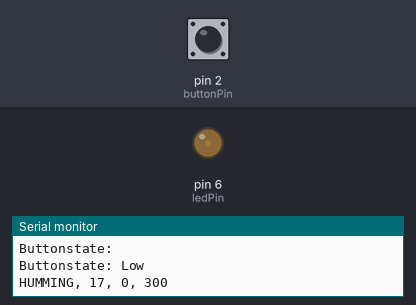
Recording of a sketch running on a simulated Arduino Uno, built with avr-gcc and run on an emulated ATmega328P. Parts: output pins drawn as LEDs (lit = HIGH), the last lines printed to the serial monitor. The inputs (shaded band) are chosen by the test bench; at power-on: pin 2 (buttonPin) LOW.

Above: at 1.2 s.
1.3 s: pin 2 (buttonPin) pulled HIGH for 0.15 s
At 1.8 s:
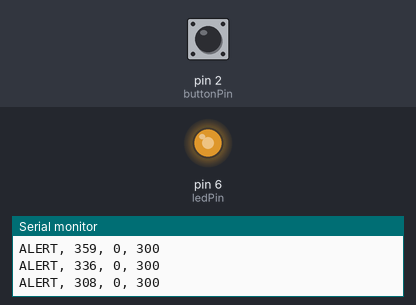
4.4 s: pin 2 (buttonPin) pulled HIGH for 1 s
8.4 s: pin 2 (buttonPin) pulled HIGH for 1 s
12.4 s: pin 2 (buttonPin) pulled HIGH for 0.15 s
15.5 s: pin 2 (buttonPin) driven HIGH
18.5 s: pin 2 (buttonPin) driven LOW
At 22.0 s:
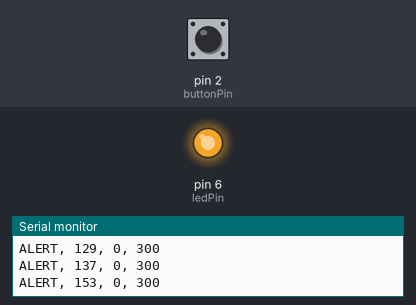
Timing chart, 0 to 22.5 s (numbered marks = the images above; inputs shaded):
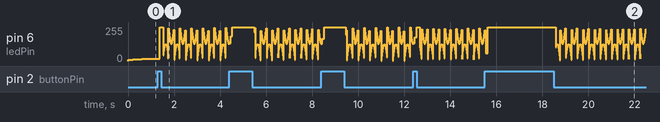

The sketch:

running_sketch.ino
```cpp
enum ledStates {ALERT, DETECTION, HUMMING, INCREASE, DECREASE, STAY, WAVE, OFF, ON}; // Here we make nicknames for the different states our program supports.
enum ledStates ledState; // We define 'ledState' as type ledStates'
enum ledStates previousLedState = ledState;

unsigned long startMillis;  //some global variables available anywhere in the program
unsigned long currentMillis;

int brightness = 0; // our main variable for setting the brightness of the LED
float velocity = 1.0; // the speed at which we change the brightness.
const int ledPin = 6; // we use pin 9 for PWM
const int buttonPin = 2;
int buttonState = 0;
int p = 0; // use to keep track how often we plot
int plotFrequency = 3; // how often we plot, every Nth time.

void setup() {
  // put your setup code here, to run once:
  pinMode(ledPin, OUTPUT); // set ledPin as an output.
  pinMode(buttonPin, INPUT);
  ledState = HUMMING;
  Serial.begin(9600); // initiate the Serial monitor so we can use the Serial Plotter to graph our patterns
}

void loop() {
  // put your main code here, to run repeatedly:
  compose();
  delay(5);
  buttonState = digitalRead(buttonPin);
  analogWrite(ledPin, brightness);
  currentMillis = millis(); //store the current time since the program started
  //Serial.println("Buttonstate: " + buttonState);
  //Serial.print(buttonState);


  Serial.println("Buttonstate: " + buttonState);
    if (buttonState == HIGH) {
    // turn LED on:
      Serial.println("Buttonstate: High");
  } else {
    // turn LED off:
      Serial.println("Buttonstate: Low");
  }

}

void compose() {
  // this is a state machine which allows us to decouple the various operations from timed loops.
  // instead we just switch from state to state when particular conditions are met.
  // we switch states by calling the changeState() function.

  switch (ledState){

  case INCREASE:
    brightness = increase_brightness(brightness, 1);

    plot("INCREASING", brightness);

    if (brightness > 250){
      //ledState = WAVE;
      changeState(WAVE);
      }
    break;

  case DECREASE:
    brightness = decrease_brightness(brightness, 0.5);
    plot("DECREASING", brightness);
      if (brightness == 0){
      changeState(OFF);
      }
     break;

  case WAVE:
    plot("WAVE", brightness);

    brightness = sinewave(1000,256,0); // you can tweak the parameters of the sinewave
    analogWrite(ledPin, brightness);

    if (currentMillis - startMillis >= 5000){ //change state after 5 secs by comparing the time elapsed since we last change state
      changeState(DECREASE);
      }
    break;

  case STAY:
    plot("STAY", brightness);
    brightness = brightness;
    break;

  case ON:
    plot("ON", brightness);
    brightness = 255;
    break;

  case OFF:
    plot("OFF", brightness);
    brightness = 0;
    if (currentMillis - startMillis >= 1000){
      changeState(INCREASE);
      }
    break;

  case HUMMING:
    if(buttonState == 1){
      changeState(DETECTION);
      } else {
      Serial.println("");
      wavyshine();
      }
    break;

  case DETECTION:
      Serial.println("DETECTION");
      brightness = 255;
      plot("DETECTION", brightness);
      changeState(ALERT);
      break;

  case ALERT:
    if(buttonState == 1) {
      changeState(DETECTION);
      } else {
      Serial.println("ALERT");
      doForMs(5000, alert);
      changeState(HUMMING);
      }
      break;
  }
}

void alert(){ //testing
  if(buttonState == 1) {
    Serial.println("NEW ALERT!!!");
    changeState(DETECTION);
    }
  brightness = sinewave(500,255,128); // you can tweak the parameters of the sinewave
  analogWrite(ledPin, brightness);
  plot("ALERT", brightness);
  }

//placeholder for fade-effect to make smoother transitions
/*void alert(){ //testing
  brightness = sinewave(1000,255,128); // you can tweak the parameters of the sinewave
  analogWrite(ledPin, brightness);
  changeState(HUMMING);
  }
*/
void wavyshine(){
  brightness = sinewave(4000,17,1); // you can tweak the parameters of the sinewave
  analogWrite(ledPin, brightness);
  plot("HUMMING", brightness);
  }

void changeState(ledStates newState){
    // call to change state, will keep track of time since last state
    startMillis = millis();
    ledState = newState;
  }

void plot(char *state, int brightness){
    // use this function to plot a graph.
    // it will normalize the auto-scaling plotter

    if ((p % plotFrequency) == 0){
      Serial.print(state);
      Serial.print(", ");
      Serial.print(brightness);
      Serial.println(", 0, 300");
    }
    p++;
  }

int increase_brightness (int brightness, float velocity){
    return brightness = brightness + 1 * velocity;
  }

int decrease_brightness (int brightness, float velocity){
    return brightness = brightness - 1 * velocity;
  }

int sinewave(float duration, float amplitude, int offset){
    // Generate a sine oscillation, return a number.
    // In case you are using this for analogWrite, make sure the amplitude does not exceed 256
    float period = millis()/duration; // Duration in ms determines the wavelength.
    float midpoint = amplitude / 2; // set the midpoint of the wave at half the amplitude so there are no negative numbers
    int value = midpoint + midpoint * sin ( period * 2.0 * PI );
    value = value + offset; //offset allows you to move the wave up and down on the Y-axis. Should not exceed the value of amplitude to prevent clipping.
    return value;
  }


  void doForMs(int duration, void (*function)()){
  // this helper function allows us to execute another function for 'duration' amount of millisecs
  bool doing = true;
  startMillis = millis();
  while(doing){
    currentMillis = millis();
    buttonState = digitalRead(buttonPin);

    if (buttonState == 1){
      Serial.println("please abort ffs");
      changeState(DETECTION);
      doing = false;
      }
    (*function)();

    if (currentMillis - startMillis >= duration){
      doing = false;
      }
    }
  }

void doAfterMs(int duration, void (*function)()){
  // this helper function allows us to execute another function AFTER a 'duration' amount of millisecs
  bool doing = true;
  startMillis = millis();
  while(doing){
    currentMillis = millis();
    if (currentMillis - startMillis >= duration){
      doing = false;
      (*function)();
      }
    }
  }
```
